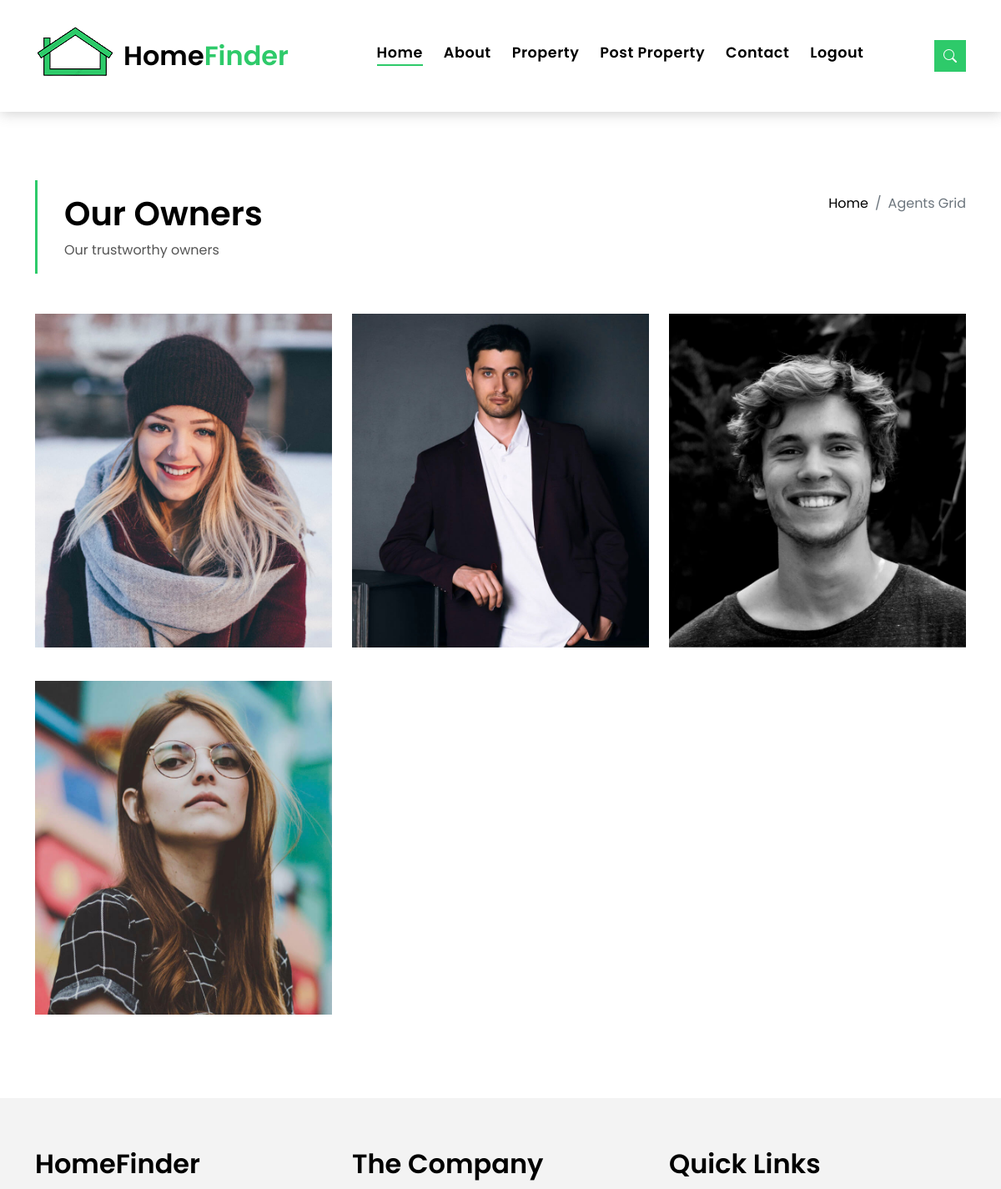
The app's page /agents_grid/ (signed in, upper part), older data.
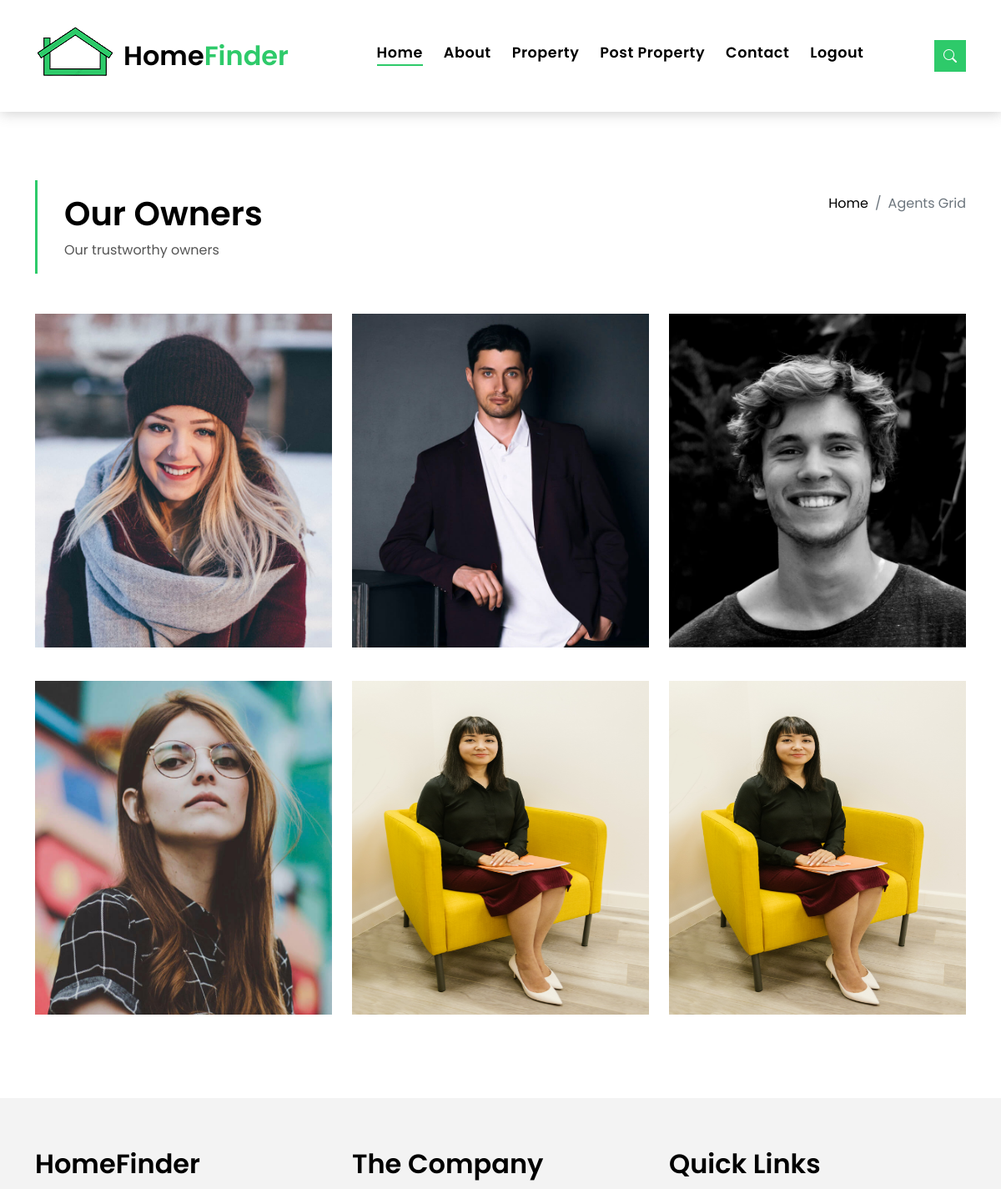
The same page, newer data.
### HomeFinderApp/models.py (models this page shows)
class Post(models.Model):
    user = models.ForeignKey(User, on_delete=models.CASCADE, null=True, blank=True)
    property_id = models.CharField(max_length=15, null=True)
    location = models.CharField(max_length=100, null=True)
    add1 = models.CharField(max_length=100, null=True)
    pincode = models.CharField(max_length=100, null=True)
    property_type = models.CharField(max_length=100, null=True)
    status = models.CharField(max_length=100, null=True)
    area = models.CharField(max_length=100, null=True)
    price = models.CharField(max_length=100, null=True)
    beds = models.CharField(max_length=100, null=True)
    parking = models.CharField(max_length=100, null=True)
    property_des = models.CharField(max_length=255, null=True)
    imagefile = models.FileField(upload_to="Images", null=True, blank=True)
    videofile = models.FileField(upload_to="Videos", null=True, blank=True)
    name = models.CharField(max_length=100, null=True)
    mobile_no = models.CharField(max_length=10, null=True)
    email = models.EmailField(max_length=100, null=True)
    owner_des = models.CharField(max_length=255, null=True)
    owner_imagefile = models.FileField(upload_to="ProfileImages", null=True, blank=True)
    balcony = models.CharField(max_length=5, null=True, blank=True)
    security = models.CharField(max_length=5, null=True, blank=True)
    tv = models.CharField(max_length=5, null=True, blank=True)
    refrigerator = models.CharField(max_length=5, null=True, blank=True)
    modular_kitchen = models.CharField(max_length=5, null=True, blank=True)
    parking_area = models.CharField(max_length=5, null=True, blank=True)
    power_backup = models.CharField(max_length=5, null=True, blank=True)
    ac = models.CharField(max_length=5, null=True, blank=True)
    fit = models.CharField(max_length=5, null=True, blank=True)
    kids_area = models.CharField(max_length=5, null=True, blank=True)
    water = models.CharField(max_length=5, null=True, blank=True)
    bike = models.CharField(max_length=5, null=True, blank=True)
    class Meta:
        db_table = "Post"

### HomeFinderApp/views.py (the view)
# urls.py: path('agents_grid/', views.agents_grid, name='agents_grid'),
def agents_grid(request):
    if request.user.is_authenticated:
        posts = Post.objects.all()
        context = {'posts': posts}
        return render(request, 'agents_grid.html', context)
    else:
        messages.info(request, 'Login to view more Owners....')
        return render(request, 'signin.html')

### HomeFinderApp/templates/agents_grid.html (shortened to what this page needs)
{% extends 'base.html' %}
{% block content %}
{% load static %}
<main id="main">
    <section class="intro-single">
        <div class="container">
            <div class="row">
                <div class="col-md-12 col-lg-8">
                    <div class="title-single-box">
                        <h1 class="title-single">Our Owners</h1>
                        <span class="color-text-a">Our trustworthy owners</span>
                    </div>
                </div>
                <div class="col-md-12 col-lg-4">
                    <nav aria-label="breadcrumb" class="breadcrumb-box d-flex justify-content-lg-end">
                        <ol class="breadcrumb">
                            <li class="breadcrumb-item">
                                <a href="{% url 'home' %}">Home</a>
                            </li>
                            <li aria-current="page" class="breadcrumb-item active">
                                Agents Grid
                            </li>
                        </ol>
                    </nav>
                </div>
            </div>
        </div>
    </section>
    <section class="agents-grid grid">
        <div class="container">
            <div class="row">
                {% for post in posts %}
                <div class="col-md-4">
                    <div class="card-box-d">
                        <div class="card-img-d">
                            <img alt="" class="img-d img-fluid" style="height: 400px; width:400px " src="{{post.owner_imagefile.url}}">
                        </div>
                        <div class="card-overlay card-overlay-hover">
                            <div class="card-header-d">
                                <div class="card-title-d align-self-center">
                                </div>
                            </div>
                            <div class="card-body-d">
                            </div>
                        </div>
                    </div>
                </div>
                {% endfor %}
            </div>
        </div>
    </section>
</main>
{% endblock %}

Row changes from the older to the newer data that the page shows:
added Post: owner_imagefile (picture)
added Post: owner_imagefile (picture)
